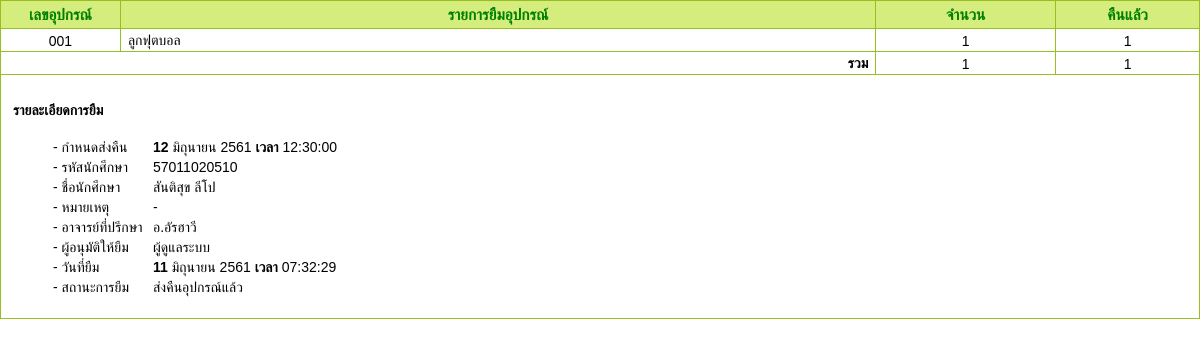
Page /borrow_report.php?bid=26 on the committed database.
### tables this page shows
CREATE TABLE `procurment` (
  `id` int(4) UNSIGNED ZEROFILL NOT NULL,
  `no` varchar(8) NOT NULL,
  `type` int(3) UNSIGNED ZEROFILL NOT NULL,
  `name` varchar(120) NOT NULL,
  `detail` text NOT NULL,
  `stock` varchar(10) NOT NULL,
  `price` varchar(10) NOT NULL,
  `photo` varchar(40) NOT NULL
);

CREATE TABLE `borrow_detail` (
  `brw_id` int(4) UNSIGNED ZEROFILL NOT NULL COMMENT 'รหัสใบยืม-คืน',
  `tool_id` int(4) UNSIGNED ZEROFILL NOT NULL COMMENT 'รหัสอุปกรณ์ที่ยืม',
  `borrow` int(3) NOT NULL COMMENT 'จำนวนที่ยืม',
  `repatriate` int(10) NOT NULL COMMENT 'จำนวนที่คืน',
  `status` int(1) NOT NULL COMMENT 'สถานะการยืม'
);

CREATE TABLE `borrow` (
  `b_id` int(4) UNSIGNED ZEROFILL NOT NULL,
  `b_identity` varchar(11) NOT NULL COMMENT 'รหัสนักเรียน',
  `b_name` varchar(200) NOT NULL COMMENT 'ผู้ยืม',
  `b_allow` varchar(50) NOT NULL COMMENT 'ผู้อนุมัติ',
  `note` text NOT NULL,
  `teacher` varchar(150) NOT NULL,
  `status` int(1) UNSIGNED ZEROFILL NOT NULL,
  `rtn_date` datetime NOT NULL COMMENT 'กำหนดส่งคืน',
  `insdate` datetime NOT NULL COMMENT 'วันที่ส่งคืนจริง',
  `DTime` datetime NOT NULL COMMENT 'วันที่ยืม'
);

### borrow_report.php (the view, shortened to what this page needs)
<?php
include "config.ini.php";
 $TbName = "borrow";
$sql = mysqli_query($con,"SELECT * FROM ".$TbName." WHERE(b_id='".$_REQUEST['bid']."')");
$rs = mysqli_fetch_array($sql);
$b_id = $rs['b_id'];
$stt_bw = $rs['status'];
?>
<!DOCTYPE html PUBLIC "-//W3C//DTD XHTML 1.0 Transitional//EN" "http://www.w3.org/TR/xhtml1/DTD/xhtml1-transitional.dtd">
<html xmlns="http://www.w3.org/1999/xhtml">
<head>
</head>
<body>
 <table width="100%" border="1" cellpadding="1" cellspacing="1" id="newtb">
                            <tr>
                              <th width="10%">เลข<?=$Title?></th>
                              <th width="63%">รายการยืม<?=$Title?></th>
                              <th width="15%" align="center">จำนวน</th>
                              <th width="15%" align="center">คืนแล้ว</th>
                            </tr>
<?PHP
	$sql = mysqli_query($con,"SELECT * FROM procurment , borrow_detail WHERE id=tool_id AND  brw_id='".$b_id."'");
	while($rst = mysqli_fetch_array($sql)){
	$name = $rst['name'];
	$num = $rst['borrow'];
	$repatriate=  $rst['repatriate'];
	$repatriateTotal = $repatriateTotal + $repatriate;
	if($stt_bw=='2'){
		$num = $repatriate;
		$numTotal = $repatriateTotal;
	}else{
		$num = $rst['borrow'];
 		$numTotal = $numTotal+$num;
	}
	?>
                            <tr>
                              <td align="center"><?=$rst['no']?></td>
                              <td><?=$name?></td>
                              <td align="center"><?=$num?></td>
                              <td align="center"><?=$repatriate?></td>
                            </tr>
							<?php }?>
                            <tr>
                              <td colspan="2" align="right" valign="middle"><strong>รวม</strong></td>
                              <td align="center"><?=$numTotal?></td>
                              <td align="center"><?=$repatriateTotal?></td>
                            </tr>
                            <tr>
                              <td colspan="4" align="left">
							  <?php if($rs['status']=='1'){
							  	$stt = 'รอส่งคืน'.$Title;
								  }else if($rs['status']=='2'){
							  	$stt = 'ส่งคืน'.$Title.'แล้ว';
								  }
							   ?>
							  <div style="padding:5px;">
							  <h4>รายละเอียดการยืม</h4>
							  <ul style="list-style:none; line-height:20px;">
							  	<li><label style="display: inline-block; width: 100px;">- กำหนดส่งคืน </label><?=datetime_full($rs['rtn_date'])?></li>
								<li><label style="display: inline-block; width: 100px;">- รหัสนักศึกษา  </label><?=$rs['b_identity']?></li>
								<li><label style="display: inline-block; width: 100px;">- ชื่อนักศึกษา  </label><?=$rs['b_name']?></li>
								<li><label style="display: inline-block; width: 100px;">- หมายเหตุ</label><?=$rs['note']?></li>
								<li><label style="display: inline-block; width: 100px;">- อาจารย์ที่ปรึกษา</label><?=$rs['teacher']?></li>
								<li><label style="display: inline-block; width: 100px;">- ผู้อนุมัติให้ยืม</label><?=$rs['b_allow']?></li>
								<li><label style="display: inline-block; width: 100px;">- วันที่ยืม</label><?=datetime_full($rs['DTime'])?></li>
								<li><label style="display: inline-block; width: 100px;">- สถานะการยืม</label><?=$stt?></li>
							  </ul>
							  </div>
							  </td>
                            </tr>
                          </table>
</body>
</html>

### config.ini.php (shortened to what this page needs)
<?php
$Title = 'อุปกรณ์';
?>
<?php
function datetime_full($x) {
$thai_m=array("มกราคม","กุมภาพันธ์","มีนาคม","เมษายน","พฤษภาคม","มิถุนายน","กรกฎาคม","สิงหาคม","กันยายน","ตุลาคม","พฤศจิกายน","ธันวาคม");
	$txt = substr($x,0,10);
	$time = substr($x,10);
	$date_array=explode("-",$txt);
	$y=$date_array[0];
	$m=$date_array[1]-1;
	$d=$date_array[2];
	$m=$thai_m[$m];
	$y=$y+543;
	$datetime1="<b>$d</b> $m $y <b>เวลา</b>$time";
	return $datetime1;
}
?>

### borrow_report.php (style rules this page uses)
body { margin:0px; font-family:Verdana, Geneva, sans-serif; font-size:14px; }
#newtb { font-family:"Trebuchet MS", Arial, Helvetica, sans-serif; width:100%; border-collapse:collapse; }
#newtb td, #newtb th { font-size:1em; border:1px solid #98bf21; padding:3px 7px 2px 7px; }
#newtb th { font-size:1.1em; padding-top:5px; padding-bottom:4px; background-color:#D5ED7D; color:green; }

### rows in the picture
procurment: no "001", name "ลูกฟุตบอล", borrow_detail.repatriate "1"
borrow: rtn_date "12 11", rtn_date "มิถุนายน มิถุนายน", rtn_date "12:30:00 07:32:29", b_identity "57011020510", b_name "สันติสุข ลีโป", note "-", teacher "อ.อัรฮาวี", b_allow "ผู้ดูแลระบบ"

### other values in the picture
$Title "อุปกรณ์"
$numTotal "1"
$repatriateTotal "1"
$y "2561 2561"
$stt "ส่งคืนอุปกรณ์แล้ว"
